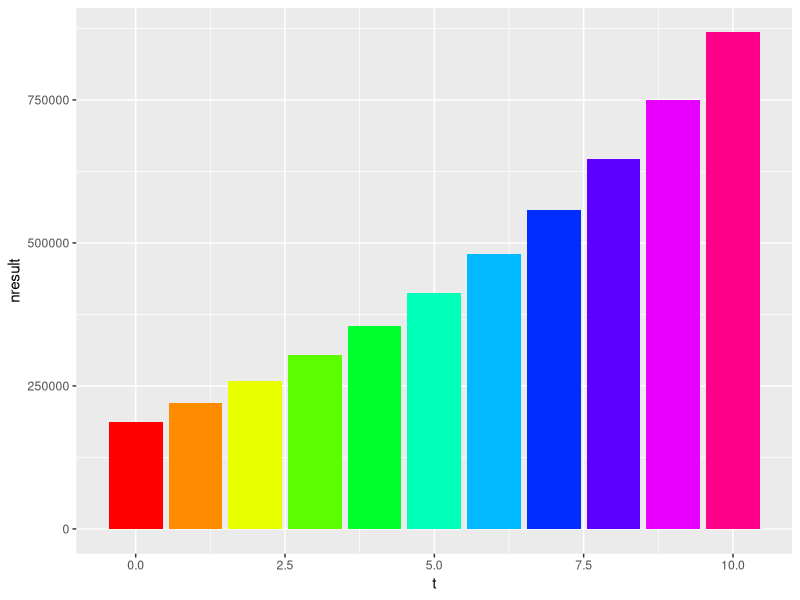
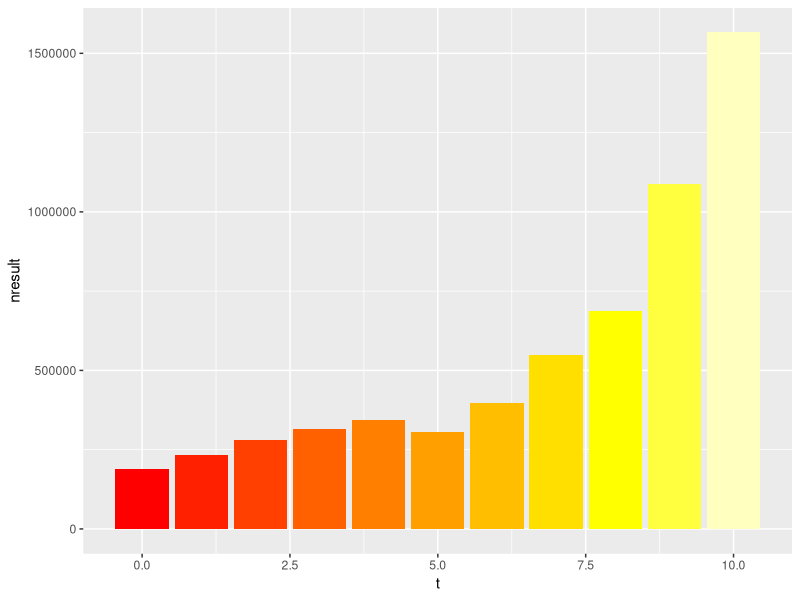

R code for these plots, in order:
## ---- chunk 1
# Turn off scientific notation
options(scipen=999)

# Define starting values
t <- 0
sales <- 1000000
varcosts <- sales * 0.7
fixcosts <- 50000
bresult <- sales - varcosts - fixcosts
taxes <- bresult * 0.25
nresult <- bresult - taxes

finres <- data.frame(t, sales, varcosts, fixcosts, bresult, taxes, nresult)
finres
## ---- chunk 2
# Define a function for calculating growing end values
growthcalc <- function(startvalue, rate) {
  
  endvalue <- startvalue * (1 + rate)
  return(endvalue)
  
}

# Calculate a growing independend series and combine them in data frame
growth <- 0.15
inflation <- 0.012

for (s in c(1:10)) {
  
  t <- c(t, s)
  sales <- c(sales,
             growthcalc(sales[s],
                        growth)
             )
  fixcosts <- c(fixcosts,
                growthcalc(fixcosts[s],
                           inflation)
                )
  
}

finres <- data.frame(t, sales, fixcosts)

# Calculate dependend series
library(dplyr)
finres <- mutate(finres,
                 varcosts = sales * 0.7,
                 bresult = sales - varcosts - fixcosts,
                 taxes = bresult * 0.25,
                 nresult = bresult - taxes
                 )

# Plot series
library(ggplot2)
ggplot(finres, aes(x = t, y = nresult)) +
  geom_col(fill = rainbow(max(t)+1)) +
  theme(legend.position="none")
  
## ---- chunk 3
# Define starting values
t <- 0
sales <- 1000000
fixcosts <- 50000

# Calculate a growing independend series and combine them in data frame with uncertainty
stdevg <- 0.20
stdevi <- 0.005

for (s in c(1:10)) {
  
  t <- c(t, s)
  sales <- c(sales,
             growthcalc(sales[s],
                        rnorm(1, mean = growth, sd = stdevg)
                        )
             )
  fixcosts <- c(fixcosts,
                growthcalc(fixcosts[s],
                           rnorm(1, mean = inflation, sd = stdevi)
                           )
                )
  
}

finres.uncertain <- data.frame(t, sales, fixcosts)

# Calculate dependend series
finres.uncertain <- mutate(finres.uncertain,
                 varcosts = sales * 0.7,
                 bresult = sales - varcosts - fixcosts,
                 taxes = bresult * 0.25,
                 nresult = bresult - taxes
                 )

# Plot series
ggplot(finres.uncertain, aes(x = t, y = nresult)) +
  geom_col(fill = heat.colors(max(t)+1)) +
  theme(legend.position="none")

